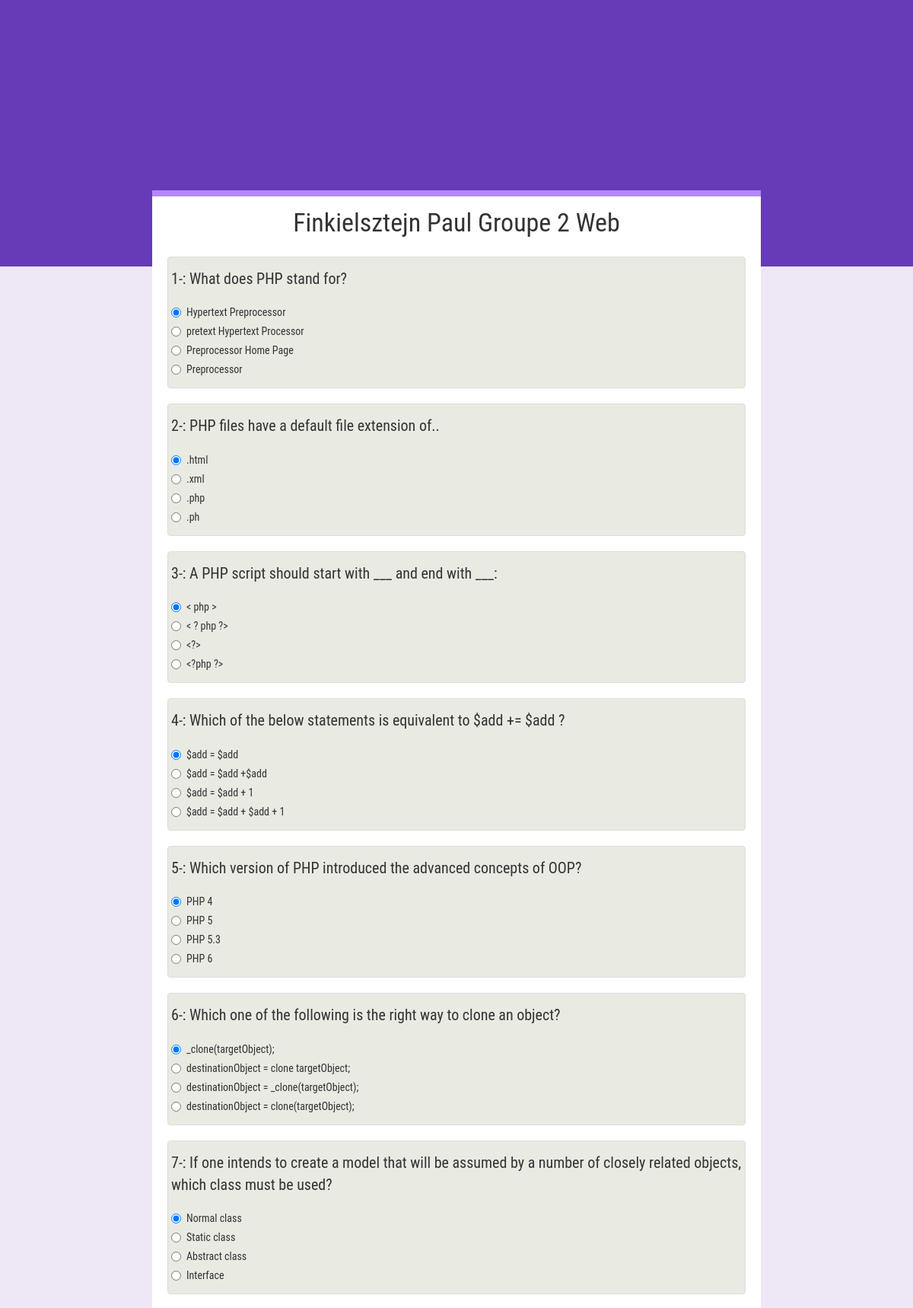
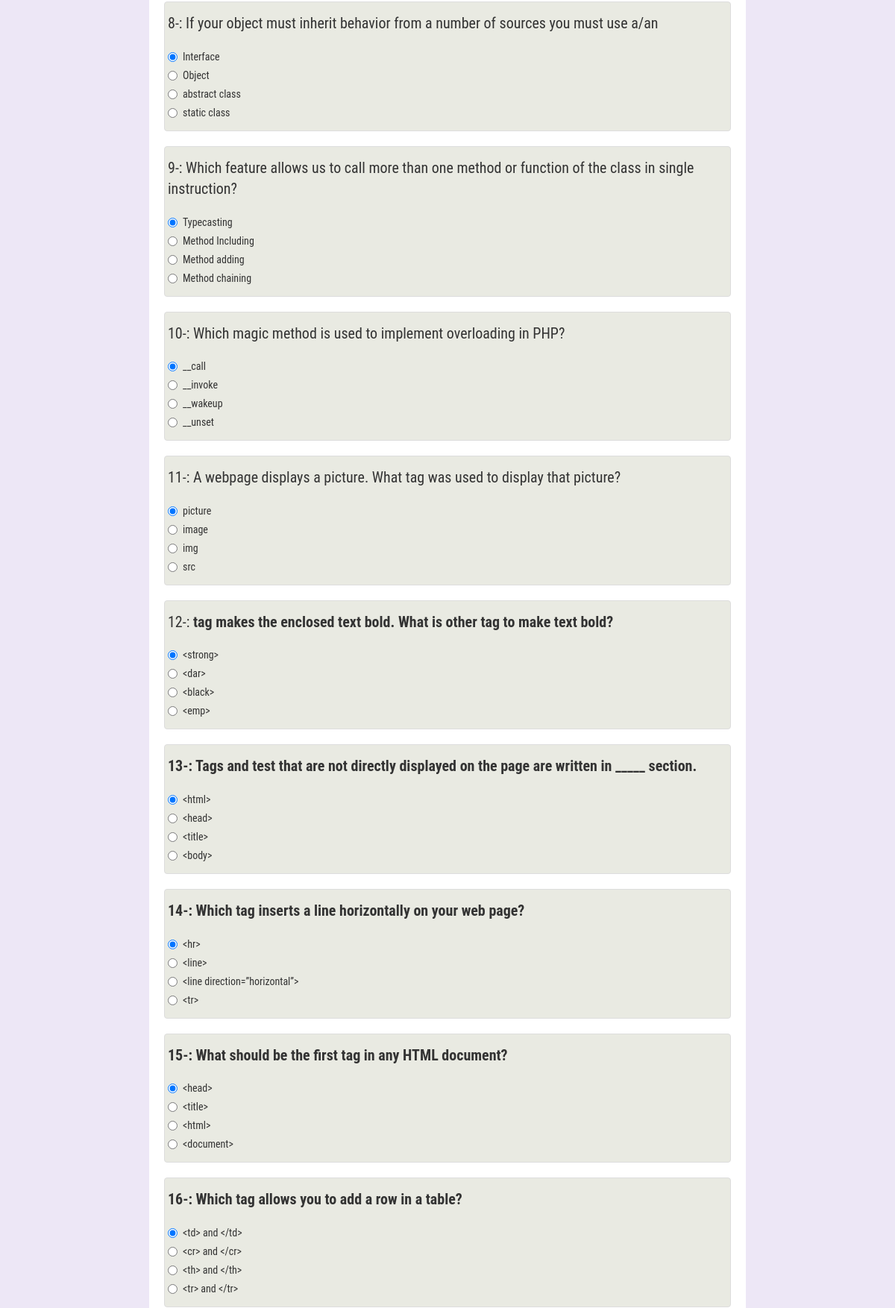
The page / (upper part) on the database its author committed (2 pictures, top to bottom).
### tables this page shows
CREATE TABLE IF NOT EXISTS `test_question` (
  `id` int(11) NOT NULL AUTO_INCREMENT,
  `test_id` int(11) NOT NULL,
  `question` text NOT NULL,
  `option1` text NOT NULL,
  `option2` text NOT NULL,
  `option3` text NOT NULL,
  `option4` text NOT NULL,
  `answer` text NOT NULL,
  PRIMARY KEY (`id`)
);

### index.php (the view, shortened to what this page needs)
<!doctype html>
<html lang="fr">
<head>
  <link rel="stylesheet" href="style/style.css">
  <link rel="stylesheet" type="text/css" href="style/bootstrap.css">
</head>
<body>
	<header class="col-lg-12 container-fluid"></header>
	<div id="document">
		<div id="color"></div>
		<center><p>Finkielsztejn Paul Groupe 2 Web</p></center>
		<div id="question">
			<form action="#" method="post">
				<?php
				require_once("connect.php");
				$questions = mysqli_query($con, "SELECT * FROM `test_question` ");
				$i = 1;
				while($row = mysqli_fetch_assoc($questions)){
					$id = $row['id'];
					echo "<div class='thumbnail'>
					<p>{$i}-: ".$row['question']."</p>
					<div class='radio'>
						<label><input checked type='radio' name='{$id}' value='1'> ".htmlspecialchars($row['option1'])."</label>
					</div>
					<div class='radio'>
						<label><input type='radio' name='{$id}' value='2'> ".htmlspecialchars($row['option2'])."</label>
					</div>
					<div class='radio'>
						<label><input type='radio' name='{$id}' value='3'> ".htmlspecialchars($row['option3'])."</label>
					</div>
					<div class='radio'>
						<label><input type='radio' name='{$id}' value='4'> ".htmlspecialchars($row['option4'])."</label>
					</div>
					</div>";
					$i++;
				}
				?>
			</form>
		</div>
	</div>
</body>
</html>

### style/style.css (style rules this page uses)
body { background-color: #ede7f6!important; margin: 0; }
header { background-color: rgb(103, 58, 183); height: 350px; float: none!important; }
#document { position: relative; background-color: white; width: 800px; margin: auto; }
#document p { margin-top: 10px; padding-bottom: 10px; font-size: 34px; }
#color { background-color: rgb(179, 136, 255); height: 8px; margin-top: -100px; }
#question { margin-left: 20px; margin-right: 20px; }
#question p { font-size: 20px; }

### rows shown on the page
test_question: question "What does PHP stand for?", option1 "Hypertext Preprocessor", option2 "pretext Hypertext Processor", option3 "Preprocessor Home Page", option4 "Preprocessor"
test_question: question "PHP files have a default file extension of..", option1 ".html", option2 ".xml", option3 ".php", option4 ".ph"
test_question: question "A PHP script should start with ___ and end with ___:", option1 "< php >", option2 "< ? php ?>", option3 "<?>", option4 "<?php ?>"
test_question: question "Which of the below statements is equivalent to $add += $add ?", option1 "$add = $add", option2 "$add = $add +$add", option3 "$add = $add + 1", option4 "$add = $add + $add + 1"
test_question: question "Which version of PHP introduced the advanced concepts of OOP?", option1 "PHP 4", option2 "PHP 5", option3 "PHP 5.3", option4 "PHP 6"
test_question: question "Which one of the following is the right way to clone an object?", option1 "_clone(targetObject);", option2 "destinationObject = clone targetObject;", option3 "destinationObject = _clone(targetObject);", option4 "destinationObject = clone(targetObject);"
test_question: question "If one intends to create a model that will be assumed by a number of closely related objects, which class must be used?", option1 "Normal class", option2 "Static class", option3 "Abstract class", option4 "Interface"
test_question: question "If your object must inherit behavior from a number of sources you must use a/an", option1 "Interface", option2 "Object", option3 "abstract class", option4 "static class"
test_question: question "Which feature allows us to call more than one method or function of the class in single instruction?", option1 "Typecasting", option2 "Method Including", option3 "Method adding", option4 "Method chaining"
test_question: question "Which magic method is used to implement overloading in PHP?", option1 "__call", option2 "__invoke", option3 "__wakeup", option4 "__unset"
test_question: question "A webpage displays a picture. What tag was used to display that picture?", option1 "picture", option2 "image", option3 "img", option4 "src"
test_question: question "tag makes the enclosed text bold. What is other tag to make text bold?", option1 "<strong>", option2 "<dar>", option3 "<black>", option4 "<emp>"
test_question: question "Tags and test that are not directly displayed on the page are written in _____ section.", option1 "<html>", option2 "<head>", option3 "<title>", option4 "<body>"
test_question: question "Which tag inserts a line horizontally on your web page?", option1 "<hr>", option2 "<line>", option3 "<line direction=”horizontal”>", option4 "<tr>"
test_question: question "What should be the first tag in any HTML document?", option1 "<head>", option2 "<title>", option3 "<html>", option4 "<document>"
test_question: question "Which tag allows you to add a row in a table?", option1 "<td> and </td>", option2 "<cr> and </cr>", option3 "<th> and </th>", option4 "<tr> and </tr>"
